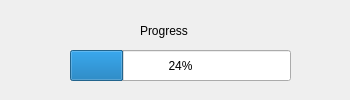
<?xml version="1.0" encoding="UTF-8"?>
<ui version="4.0">
 <class>Porgress_Keeper</class>
 <widget class="QWidget" name="Porgress_Keeper">
  <property name="geometry">
   <rect>
    <x>0</x>
    <y>0</y>
    <width>350</width>
    <height>100</height>
   </rect>
  </property>
  <property name="minimumSize">
   <size>
    <width>350</width>
    <height>100</height>
   </size>
  </property>
  <property name="maximumSize">
   <size>
    <width>350</width>
    <height>100</height>
   </size>
  </property>
  <property name="windowTitle">
   <string>Porgress_Keeper</string>
  </property>
  <widget class="QProgressBar" name="progress_keeper">
   <property name="geometry">
    <rect>
     <x>70</x>
     <y>50</y>
     <width>221</width>
     <height>31</height>
    </rect>
   </property>
   <property name="value">
    <number>24</number>
   </property>
  </widget>
  <widget class="QLabel" name="Annotations">
   <property name="geometry">
    <rect>
     <x>140</x>
     <y>20</y>
     <width>81</width>
     <height>21</height>
    </rect>
   </property>
   <property name="text">
    <string>Progress</string>
   </property>
  </widget>
 </widget>
 <resources/>
 <connections/>
</ui>
